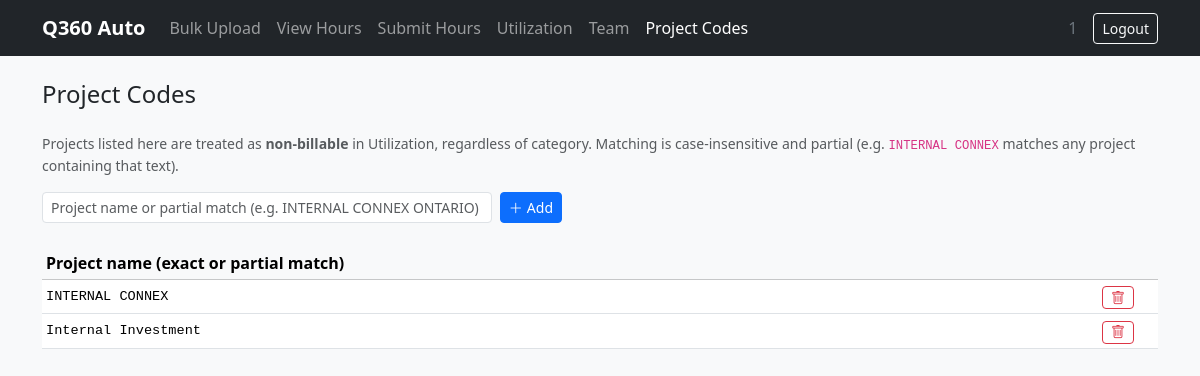
/admin/projects (signed in), run on the app's committed database.
### tables this page shows
CREATE TABLE nonbillable_project (id INTEGER PRIMARY KEY AUTOINCREMENT, name TEXT NOT NULL UNIQUE);

### app/routes/admin.py (the view)
@bp.route('/projects')
@login_required
def projects():
    db = get_db()
    entries = db.execute('SELECT * FROM nonbillable_project ORDER BY name').fetchall()
    return render_template('admin/projects.html', entries=entries)

### app/db.py (called while the page is built)
def get_db():
    if 'db' not in g:
        g.db = sqlite3.connect(
            current_app.config['DATABASE'],
            detect_types=sqlite3.PARSE_DECLTYPES,
        )
        g.db.row_factory = sqlite3.Row
    return g.db

### app/routes/auth.py (called while the page is built)
def login_required(f):
    from functools import wraps
    @wraps(f)
    def decorated(*args, **kwargs):
        if not session.get('user_id'):
            return redirect(url_for('auth.login'))
        return f(*args, **kwargs)
    return decorated

### app/templates/admin/projects.html (shortened to what this page needs)
{% extends "base.html" %}
{% block content %}
<div class="d-flex align-items-center justify-content-between mb-4">
  <h4 class="mb-0">Project Codes</h4>
</div>
<p class="text-muted small mb-3">
  Projects listed here are treated as <strong>non-billable</strong> in Utilization, regardless of category.
  Matching is case-insensitive and partial (e.g. <code>INTERNAL CONNEX</code> matches any project containing that text).
</p>
<form hx-post="{{ url_for('admin.add_project') }}"
      hx-target="#projects-list"
      hx-swap="innerHTML"
      hx-on::after-request="this.reset()"
      class="d-flex gap-2 mb-4" style="max-width:520px">
  <input type="text" name="name" class="form-control form-control-sm"
         placeholder="Project name or partial match (e.g. INTERNAL CONNEX ONTARIO)" required>
  <button type="submit" class="btn btn-primary btn-sm text-nowrap">
    <i class="bi bi-plus-lg me-1"></i>Add
  </button>
</form>
<div id="projects-list">
  {% include 'admin/_projects_table.html' %}
</div>
{% endblock %}

### app/templates/admin/_projects_table.html
{% if not entries %}
<p class="text-muted small" id="projects-empty">No non-billable projects defined yet.</p>
{% else %}
<table class="table table-sm table-hover align-middle mb-0" id="projects-table">
  <thead class="table-light">
    <tr>
      <th>Project name (exact or partial match)</th>
      <th style="width:60px"></th>
    </tr>
  </thead>
  <tbody>
    {% for e in entries %}
    <tr>
      <td class="font-monospace" style="font-size:.85rem">{{ e.name }}</td>
      <td>
        <button class="btn btn-outline-danger btn-sm py-0"
                hx-post="{{ url_for('admin.delete_project', entry_id=e.id) }}"
                hx-target="#projects-list"
                hx-swap="innerHTML"
                title="Remove">
          <i class="bi bi-trash"></i>
        </button>
      </td>
    </tr>
    {% endfor %}
  </tbody>
</table>
{% endif %}

### data on the page
nonbillable_project: name "INTERNAL CONNEX"
nonbillable_project: name "Internal Investment"

### other printed values
{{ session.user_id }} "1"
